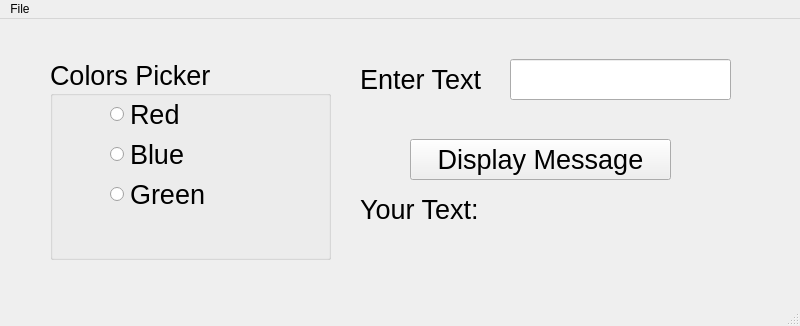
<?xml version="1.0" encoding="UTF-8"?>
<ui version="4.0">
 <class>MainWindow</class>
 <widget class="QMainWindow" name="MainWindow">
  <property name="geometry">
   <rect>
    <x>0</x>
    <y>0</y>
    <width>800</width>
    <height>326</height>
   </rect>
  </property>
  <property name="windowTitle">
   <string>Geoff's Color Picker</string>
  </property>
  <widget class="QWidget" name="centralwidget">
   <widget class="QGroupBox" name="groupBoxColors">
    <property name="geometry">
     <rect>
      <x>50</x>
      <y>40</y>
      <width>281</width>
      <height>201</height>
     </rect>
    </property>
    <property name="font">
     <font>
      <pointsize>20</pointsize>
     </font>
    </property>
    <property name="title">
     <string>Colors Picker</string>
    </property>
    <widget class="QRadioButton" name="radioRed">
     <property name="geometry">
      <rect>
       <x>60</x>
       <y>40</y>
       <width>82</width>
       <height>31</height>
      </rect>
     </property>
     <property name="font">
      <font>
       <pointsize>20</pointsize>
      </font>
     </property>
     <property name="text">
      <string>Red</string>
     </property>
    </widget>
    <widget class="QRadioButton" name="radioBlue">
     <property name="geometry">
      <rect>
       <x>60</x>
       <y>80</y>
       <width>82</width>
       <height>31</height>
      </rect>
     </property>
     <property name="font">
      <font>
       <pointsize>20</pointsize>
      </font>
     </property>
     <property name="text">
      <string>Blue</string>
     </property>
    </widget>
    <widget class="QRadioButton" name="radioGreen">
     <property name="geometry">
      <rect>
       <x>60</x>
       <y>120</y>
       <width>111</width>
       <height>31</height>
      </rect>
     </property>
     <property name="font">
      <font>
       <pointsize>20</pointsize>
      </font>
     </property>
     <property name="text">
      <string>Green</string>
     </property>
    </widget>
   </widget>
   <widget class="QLineEdit" name="lineEditMessage">
    <property name="geometry">
     <rect>
      <x>510</x>
      <y>40</y>
      <width>221</width>
      <height>41</height>
     </rect>
    </property>
    <property name="font">
     <font>
      <pointsize>20</pointsize>
     </font>
    </property>
    <property name="text">
     <string/>
    </property>
   </widget>
   <widget class="QPushButton" name="pushButtonDisplay">
    <property name="geometry">
     <rect>
      <x>410</x>
      <y>120</y>
      <width>261</width>
      <height>41</height>
     </rect>
    </property>
    <property name="font">
     <font>
      <pointsize>20</pointsize>
     </font>
    </property>
    <property name="text">
     <string>Display Message</string>
    </property>
   </widget>
   <widget class="QLabel" name="labelMessage">
    <property name="geometry">
     <rect>
      <x>510</x>
      <y>180</y>
      <width>251</width>
      <height>41</height>
     </rect>
    </property>
    <property name="font">
     <font>
      <pointsize>20</pointsize>
     </font>
    </property>
    <property name="text">
     <string/>
    </property>
   </widget>
   <widget class="QLabel" name="labelMessageTitle">
    <property name="geometry">
     <rect>
      <x>360</x>
      <y>40</y>
      <width>121</width>
      <height>41</height>
     </rect>
    </property>
    <property name="font">
     <font>
      <pointsize>20</pointsize>
     </font>
    </property>
    <property name="text">
     <string>Enter Text:</string>
    </property>
   </widget>
   <widget class="QLabel" name="labelMessageTitle2">
    <property name="geometry">
     <rect>
      <x>360</x>
      <y>170</y>
      <width>131</width>
      <height>41</height>
     </rect>
    </property>
    <property name="font">
     <font>
      <pointsize>20</pointsize>
     </font>
    </property>
    <property name="text">
     <string>Your Text:</string>
    </property>
   </widget>
  </widget>
  <widget class="QMenuBar" name="menubar">
   <property name="geometry">
    <rect>
     <x>0</x>
     <y>0</y>
     <width>800</width>
     <height>21</height>
    </rect>
   </property>
   <widget class="QMenu" name="menuFile">
    <property name="title">
     <string>File</string>
    </property>
    <addaction name="actionSave"/>
    <addaction name="actionExit"/>
   </widget>
   <addaction name="menuFile"/>
  </widget>
  <widget class="QStatusBar" name="statusbar"/>
  <action name="actionSave">
   <property name="text">
    <string>Save</string>
   </property>
  </action>
  <action name="actionExit">
   <property name="text">
    <string>Exit</string>
   </property>
  </action>
 </widget>
 <resources/>
 <connections/>
</ui>
